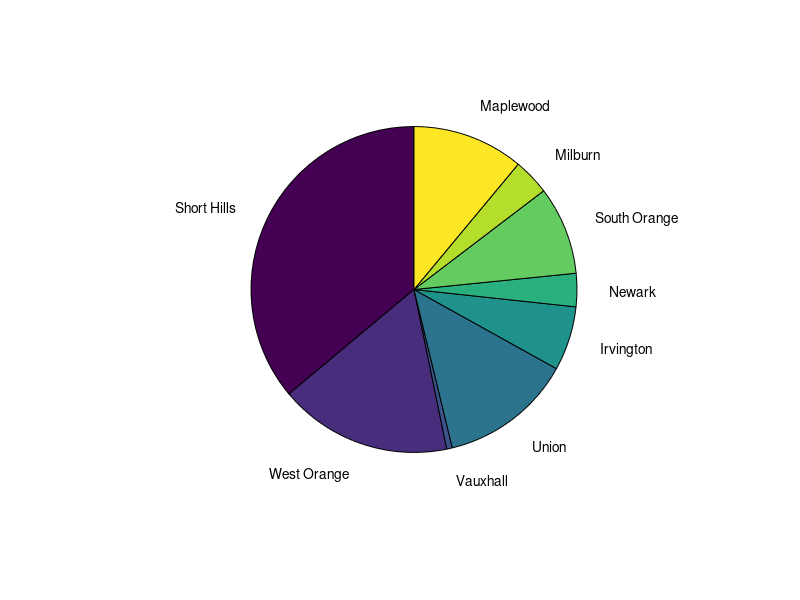

Reproduce this figure in MATLAB.
maplewood = [36145 66228 84833 85967 324852 920012];
milburn = [8530 16671 24522 23596 98243 324200];
west_orange = [82807 152805 195756 194649 617638 1114810];
short_hills = [10964 15311 18301 19428 113771 4783851];
south_orange =[19697 39241 46489 54267 223685 821593];
union = [99957 217692 268466 275809 669649 276882];
vauxhall =[8560 18267 18034 11217 19863 0];
irvington = [176083 276046 188626 99022 96283 39850];
newark = [85862 139133 99739 60110 59287 9164];



maplewood =sum(maplewood);
milburn = sum(milburn);
west_orange = sum(west_orange);
short_hills = sum(short_hills);
south_orange =sum(south_orange);
union = sum(union);
vauxhall =sum(vauxhall);
irvington = sum(irvington);
newark = sum(newark);



X = [short_hills west_orange vauxhall union irvington newark south_orange  milburn maplewood];

labels = {'Short Hills', 'West Orange','Vauxhall','Union','Irvington','Newark','South Orange','Milburn','Maplewood'};
pie(X,labels)